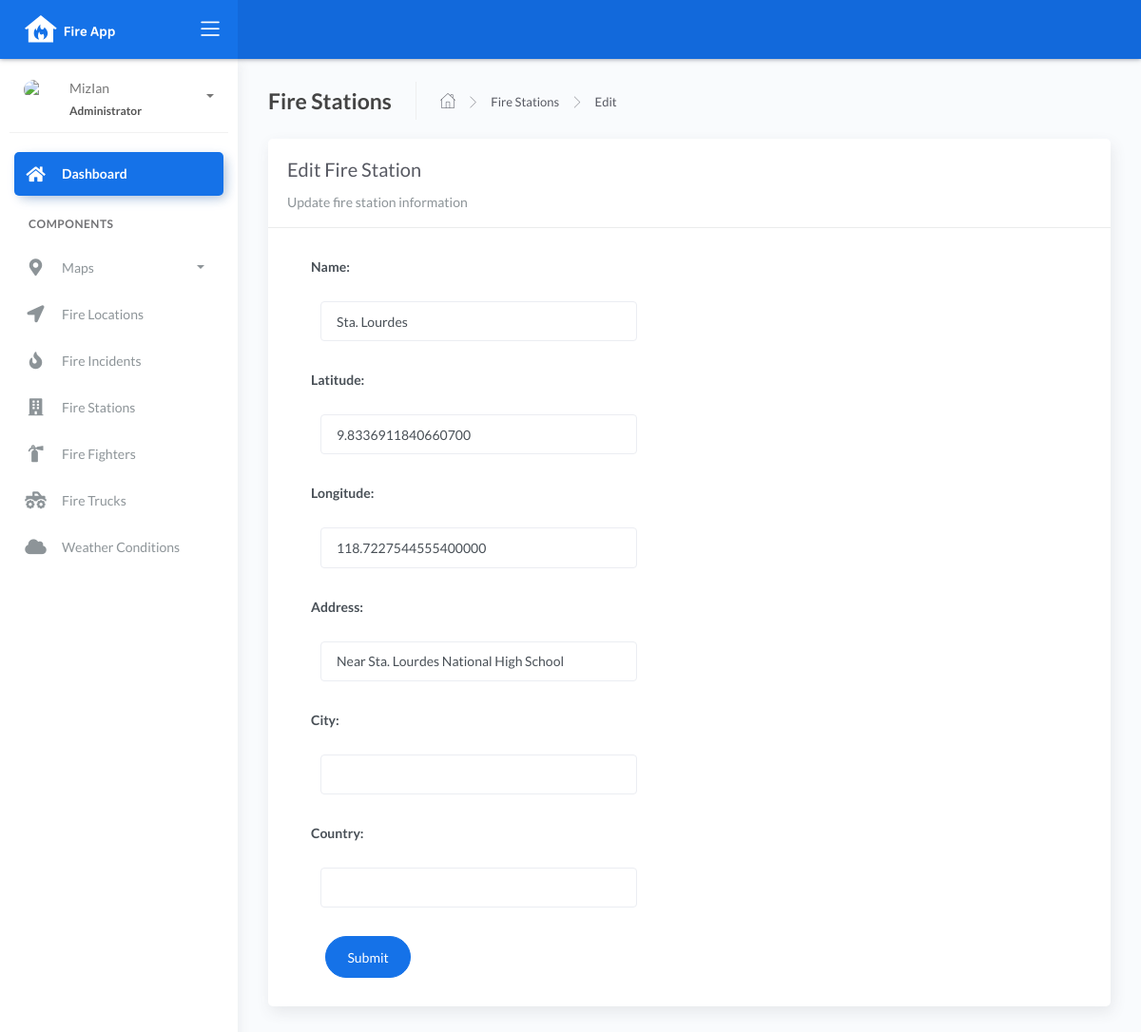
Page /firestation_list/edit/1 on the earlier database version.
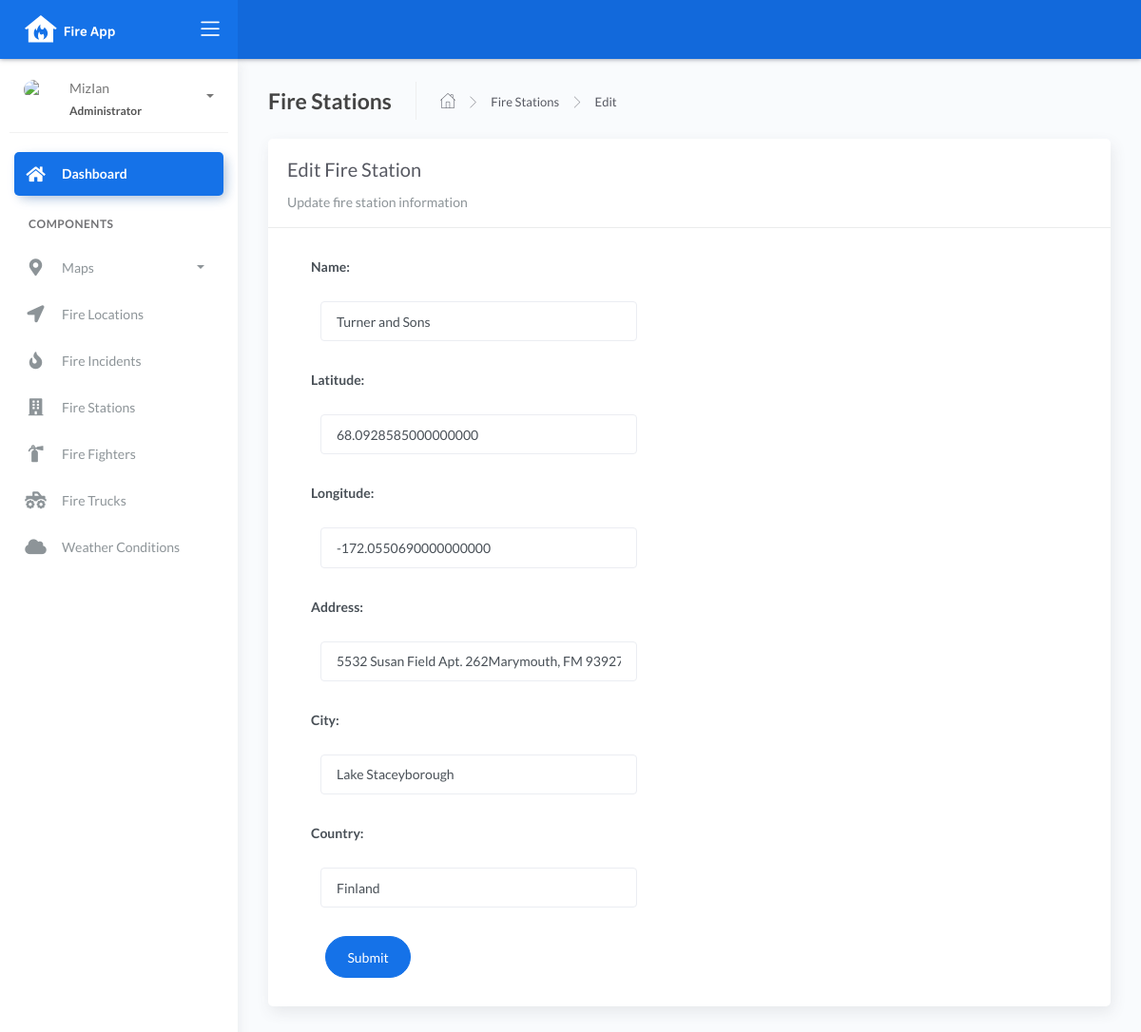
Same page on the later database version.
### fire/models.py (models this page shows, shortened)
class BaseModel(models.Model):
    created_at = models.DateTimeField(auto_now_add=True, db_index=True)
    updated_at = models.DateTimeField(auto_now=True)
    class Meta:
        abstract = True

class FireStation(BaseModel):
    name = models.CharField(max_length=150)
    latitude = models.DecimalField(
        max_digits=22, decimal_places=16, null=True, blank=True)
    longitude = models.DecimalField(
        max_digits=22, decimal_places=16, null=True, blank=True)
    address = models.CharField(max_length=150)
    city = models.CharField(max_length=150)  # can be in separate table
    country = models.CharField(max_length=150)  # can be in separate table

### fire/views.py (the view)
# urls.py: path('firestation_list/edit/<int:pk>', FireStationUpdate.as_view(), name='firestation-update'),
class FireStationUpdate(UpdateView):
    model = FireStation
    form_class = FireStationForm
    template_name = "firestation_edit.html"
    success_url = reverse_lazy('firestation-list')

### fire/forms.py
class FireStationForm(ModelForm):
    class Meta:
        model = FireStation
        fields = "__all__"

### templates/firestation_edit.html
{% extends 'base.html' %} {% load static %} {% block content %}
<div class="content">
    <div class="page-inner">
        <div class="page-header">
            <h4 class="page-title">Fire Stations</h4>
            <ul class="breadcrumbs">
                <li class="nav-home">
                    <a href="{%url 'dashboard-chart' %}">
                    <i class="flaticon-home"></i>
                    </a>
                </li>
                <li class="separator">
                    <i class="flaticon-right-arrow"></i>
                </li>
                <li class="nav-item">
                    <a href="{% url 'firestation-list' %}">Fire Stations</a>
                </li>
                <li class="separator">
                    <i class="flaticon-right-arrow"></i>
                </li>
                <li class="nav-item">
                    <a href="#">Edit</a>
                </li>
            </ul>
        </div>
        <div class="row">
            <div class="col-md-12">
                <div class="card">
                    <div class="card-header">
                        <div class="card-title">Edit Fire Station</div>
                        <div class="card-category">Update fire station information</div>
                    </div>
                    <div class="col-md-6">
                    <div class="card-body">
                        <form action="" method="post" novalidate>
                            {% csrf_token %} {% include 'includes/form.html' %}
                            <div class="form-group">
                                <div class="col-md-12 col-sm-3">
                                    <button type="submit" class="btn btn-primary btn-rounded">Submit</button>
                                </div>
                            </div>
                        </form>
                    </div>
                    </div>
                </div>
            </div>
        </div>
    </div>
</div>
{% endblock %}

### templates/includes/form.html (shortened to what this page needs)
{% load widget_tweaks %}
{% for field in form %}
<div class="field item form-group">
    <label>{{ field.label_tag }}</label>
  <div class="form-group">
    {% render_field field class="form-control" %}
  </div>
</div>
{% endfor %}

Differences in the rows shown:
changed FireStation: name "Sta. Lourdes" → "Turner and Sons"; latitude "9.8336911840660700" → "68.0928585000000000"; longitude "118.7227544555400000" → "-172.0550690000000000"; address "Near Sta. Lourdes National High School" → "5532 Susan Field Apt. 262Marymouth, FM 93927"; city (not shown) → "Lake Staceyborough"; country (not shown) → "Finland"
